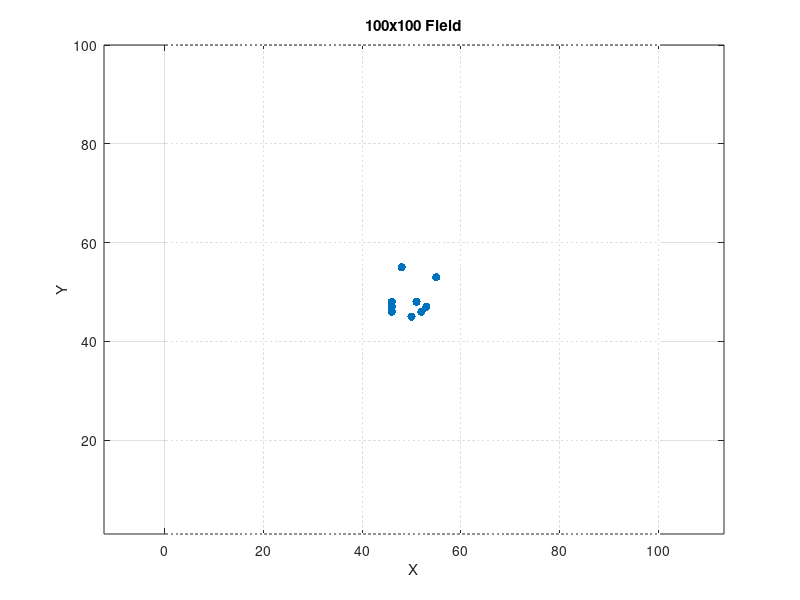

The MATLAB source for this figure:
clc;
clear all; 
close all;
fieldSize = 100;
innerRadius = 5;
outerRadius = 30;
centerX = 50;
centerY = 50;

[X, Y] = meshgrid(1:fieldSize, 1:fieldSize);
numPoints = 10;
innerPointsX = [];
innerPointsY = [];
outerPointsX = [];
outerPointsY = [];

while numel(innerPointsX) < numPoints
    randomX = randi([centerX - innerRadius, centerX + innerRadius]);
    randomY = randi([centerY - innerRadius, centerY + innerRadius]);
        innerPointsX = [innerPointsX, randomX];
        innerPointsY = [innerPointsY, randomY];
end
plot(X, Y, 'w.');
hold on;
scatter(innerPointsX, innerPointsY, 'go', 'filled');
scatter(outerPointsX, outerPointsY, 'go', 'filled');
xlabel('X');
ylabel('Y');
title('100x100 Field');
axis equal;  
grid on;